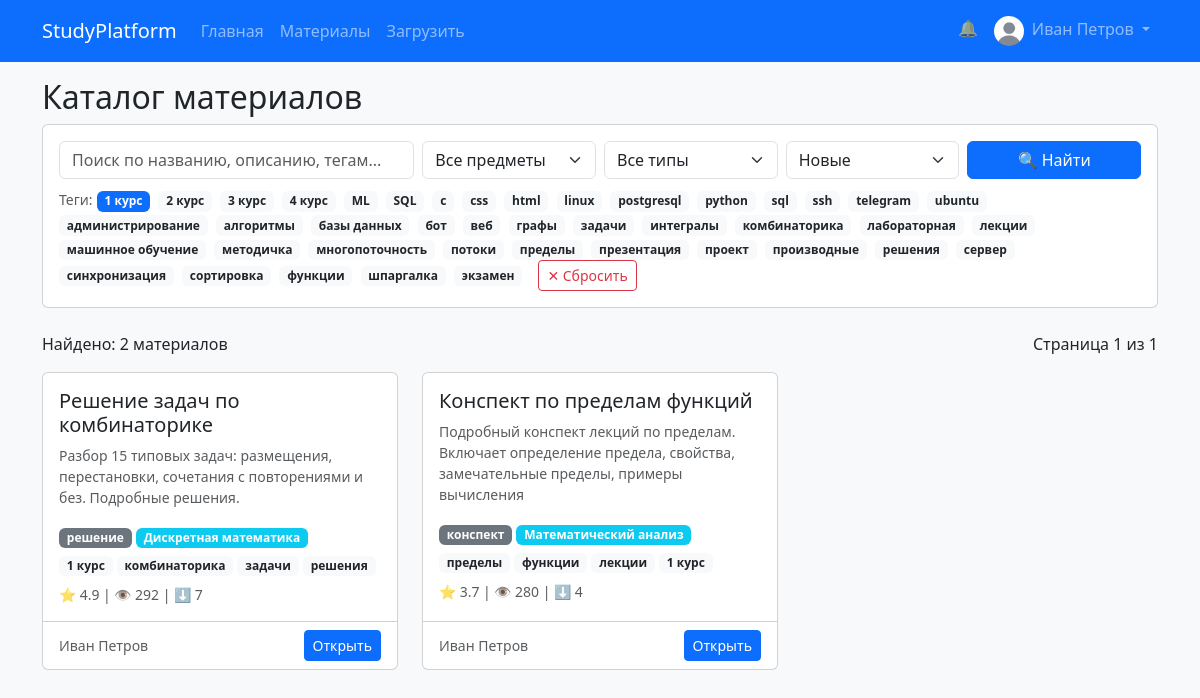
The page /materials/browse?tag=1+курс&q=&sort=date (signed in) on the database its author committed.
### app/models.py (models this page shows, shortened)
class User(UserMixin, db.Model):
    id = db.Column(db.Integer, primary_key=True)
    email = db.Column(db.String(100), unique=True, nullable=False)
    password_hash = db.Column(db.String(128))
    full_name = db.Column(db.String(100), nullable=False)
    avatar = db.Column(db.String(200), default='defaults_avatars/default.png')
    role = db.Column(db.String(20), default='student')  # student, teacher, admin
    faculty = db.Column(db.String(100), default='')
    course = db.Column(db.String(10), default='')
    bio = db.Column(db.Text, default='')
    rating = db.Column(db.Float, default=0.0)
    created_at = db.Column(db.DateTime, default=datetime.utcnow)
    materials = db.relationship('Material', backref='author', lazy='dynamic')
    ratings = db.relationship('Rating', backref='user', lazy='dynamic')
    comments = db.relationship('Comment', backref='user', lazy='dynamic')
    favorites = db.relationship('Favorite', backref='user', lazy='dynamic')
    def is_admin(self):
        return self.role == 'admin'

class Tag(db.Model):
    id = db.Column(db.Integer, primary_key=True)
    name = db.Column(db.String(50), unique=True, nullable=False)

class Material(db.Model):
    id = db.Column(db.Integer, primary_key=True)
    title = db.Column(db.String(200), nullable=False)
    description = db.Column(db.Text)
    type = db.Column(db.String(20))  # 'конспект', 'решение', 'видео', 'презентация'
    file_url = db.Column(db.String(300))  # ссылка или путь к файлу
    user_id = db.Column(db.Integer, db.ForeignKey('user.id'), nullable=False)
    subject_id = db.Column(db.Integer, db.ForeignKey('subject.id'))
    course_id = db.Column(db.Integer)  # или связь с курсом, пока просто число
    views = db.Column(db.Integer, default=0)
    downloads = db.Column(db.Integer, default=0)
    average_rating = db.Column(db.Float, default=0.0)
    created_at = db.Column(db.DateTime, default=datetime.utcnow)
    updated_at = db.Column(db.DateTime, default=datetime.utcnow, onupdate=datetime.utcnow)
    tags = db.relationship('Tag', secondary=material_tags, backref=db.backref('materials', lazy='dynamic'), lazy='dynamic')
    comments = db.relationship('Comment', backref='material', lazy='dynamic')
    ratings = db.relationship('Rating', backref='material', lazy='dynamic')
    favorites = db.relationship('Favorite', backref='material', lazy='dynamic')

class Subject(db.Model):
    id = db.Column(db.Integer, primary_key=True)
    name = db.Column(db.String(100), nullable=False)
    code = db.Column(db.String(20), unique=True)
    faculty = db.Column(db.String(100))
    description = db.Column(db.Text)
    materials = db.relationship('Material', backref='subject', lazy='dynamic')

### app/routes/materials.py (the view, shortened to what this page needs)
@materials_bp.route('/browse')
def browse():
    search = request.args.get('q', '')
    subject_filter = request.args.get('subject')
    type_filter = request.args.get('type')
    tag_filter = request.args.get('tag')
    sort = request.args.get('sort', 'date')
    page = request.args.get('page', 1, type=int)
    per_page = 9  # по 9 карточек на странице
    query = Material.query
    if subject_filter:
        query = query.filter(Material.subject.has(Subject.name == subject_filter))
    if type_filter:
        query = query.filter(Material.type == type_filter)
    if tag_filter:
        query = query.filter(Material.tags.any(Tag.name == tag_filter))
    if sort == 'rating':
        query = query.order_by(Material.average_rating.desc())
    elif sort == 'popular':
        query = query.order_by(Material.views.desc())
    elif sort == 'downloads':
        query = query.order_by(Material.downloads.desc())
    else:
        query = query.order_by(Material.created_at.desc())
    pagination = query.paginate(page=page, per_page=per_page, error_out=False)
    materials = pagination.items
    subjects = Subject.query.order_by(Subject.name).all()
    all_tags = Tag.query.order_by(Tag.name).all()
    return render_template('materials/browse.html',
                           materials=materials,
                           subjects=subjects,
                           all_tags=all_tags,
                           pagination=pagination,
                           current_subject=subject_filter,
                           current_type=type_filter,
                           tag_filter=tag_filter,
                           search=search,
                           sort=sort)

### app/templates/materials/browse.html (shortened to what this page needs)
{% extends 'base.html' %}
{% block content %}
<h2>Каталог материалов</h2>
<div class="card mb-4">
    <div class="card-body">
        <form method="GET" class="row g-2">
            <div class="col-md-4">
                <input class="form-control" name="q" value="{{ search }}" placeholder="Поиск по названию, описанию, тегам...">
            </div>
            <div class="col-md-2">
                <select class="form-select" name="subject">
                    <option value="">Все предметы</option>
                </select>
            </div>
            <div class="col-md-2">
                <select class="form-select" name="type">
                    <option value="">Все типы</option>
                </select>
            </div>
            <div class="col-md-2">
                <select class="form-select" name="sort">
                    <option value="date" {% if sort == 'date' %}selected{% endif %}>Новые</option>
                </select>
            </div>
            <div class="col-md-2">
                <button class="btn btn-primary w-100" type="submit">🔍 Найти</button>
            </div>
        </form>
        {% if all_tags %}
        <div class="mt-2">
            <small class="text-muted">Теги:</small>
            {% for tag in all_tags %}
                <a href="{{ url_for('materials.browse', tag=tag.name, q=search, subject=current_subject, type=current_type, sort=sort) }}"
                   class="badge {% if tag_filter == tag.name %}bg-primary{% else %}bg-light text-dark{% endif %} text-decoration-none me-1">
                    {{ tag.name }}
                </a>
            {% endfor %}
            {% if tag_filter or search or current_subject or current_type %}
                <a href="{{ url_for('materials.browse') }}" class="btn btn-sm btn-outline-danger ms-2">✕ Сбросить</a>
            {% endif %}
        </div>
        {% endif %}
    </div>
</div>
<div class="d-flex justify-content-between align-items-center mb-3">
    <span>Найдено: {{ pagination.total }} материалов</span>
    <span>Страница {{ pagination.page }} из {{ pagination.pages }}</span>
</div>
<div class="row">
    {% for material in materials %}
    <div class="col-md-4 mb-3">
        <div class="card h-100">
            <div class="card-body">
                <h5 class="card-title">{{ material.title }}</h5>
                <p class="card-text text-muted small">{{ material.description[:120] if material.description else 'Без описания' }}</p>
                <span class="badge bg-secondary">{{ material.type }}</span>
                <span class="badge bg-info">{{ material.subject.name if material.subject else '—' }}</span>
                {% if material.tags.count() > 0 %}
                <div class="mt-1">
                    {% for tag in material.tags %}
                        <a href="{{ url_for('materials.browse', tag=tag.name) }}" class="badge bg-light text-dark text-decoration-none">{{ tag.name }}</a>
                    {% endfor %}
                </div>
                {% endif %}
                <div class="mt-2 small text-muted">
                    ⭐ {{ '%.1f' % material.average_rating }} | 👁 {{ material.views }} | ⬇ {{ material.downloads }}
                </div>
            </div>
            <div class="card-footer bg-transparent">
                <div class="d-flex justify-content-between align-items-center">
                    <small class="text-muted">{{ material.author.full_name }}</small>
                    <a href="{{ url_for('materials.material_detail', id=material.id) }}" class="btn btn-sm btn-primary">Открыть</a>
                </div>
            </div>
        </div>
    </div>
    {% else %}
    <div class="col-12">
        <p class="text-center text-muted">Ничего не найдено. Попробуйте изменить параметры поиска.</p>
    </div>
    {% endfor %}
</div>
{% endblock %}

### app/templates/base.html (shortened to what this page needs)
<!DOCTYPE html>
<html lang="ru">
<head>
    <link href="https://cdn.jsdelivr.net/npm/bootstrap@5.3.0/dist/css/bootstrap.min.css" rel="stylesheet">
    <link rel="stylesheet" href="{{ url_for('static', filename='css/style.css') }}">
</head>
<body>
    <nav class="navbar navbar-expand-lg navbar-dark bg-primary">
        <div class="container">
            <a class="navbar-brand" href="{{ url_for('main.index') }}">StudyPlatform</a>
            <div class="collapse navbar-collapse" id="navbarNav">
                <ul class="navbar-nav me-auto">
                    <li class="nav-item">
                        <a class="nav-link" href="{{ url_for('main.index') }}">Главная</a>
                    </li>
                    <li class="nav-item">
                        <a class="nav-link" href="{{ url_for('materials.browse') }}">Материалы</a>
                    </li>
                    {% if current_user.is_authenticated %}
                    <li class="nav-item">
                        <a class="nav-link" href="{{ url_for('materials.upload') }}">Загрузить</a>
                    </li>
                    {% endif %}
                </ul>
                <ul class="navbar-nav">
                    {% if current_user.is_authenticated %}
                    <li class="nav-item">
                        <a class="nav-link position-relative" href="{{ url_for('notifications.list_notifications') }}">
                            🔔
                        </a>
                    </li>
                    <li class="nav-item dropdown">
                        <a class="nav-link dropdown-toggle" href="#" role="button" data-bs-toggle="dropdown">
                            {% set avatar_url = url_for('static', filename='uploads/' + current_user.avatar) if current_user.avatar else 'https://via.placeholder.com/30' %}
                            <img src="{{ avatar_url }}" class="rounded-circle me-1" width="30" height="30" style="object-fit: cover;" onerror="this.src='https://via.placeholder.com/30'">
                            {{ current_user.full_name }}
                        </a>
                    </li>
                    {% endif %}
                </ul>
            </div>
        </div>
    </nav>
    <div class="container mt-3">
        {% block content %}{% endblock %}
    </div>
</body>
</html>

### static/css/style.css (style rules this page uses)
body { background-color: #f8f9fa; }
.card { transition: transform 0.2s; }
.rounded-circle { object-fit: cover; }

### rows shown on the page
User: full_name "Иван Петров"
Tag: name "1 курс"
Tag: name "2 курс"
Tag: name "3 курс"
Tag: name "4 курс"
Tag: name "ML"
Tag: name "SQL"
Tag: name "c"
Tag: name "css"
Tag: name "html"
Tag: name "linux"
Tag: name "postgresql"
Tag: name "python"
Tag: name "sql"
Tag: name "ssh"
Tag: name "telegram"
Tag: name "ubuntu"
Tag: name "администрирование"
Tag: name "алгоритмы"
Tag: name "базы данных"
Tag: name "бот"
Tag: name "веб"
Tag: name "графы"
Tag: name "задачи"
Tag: name "интегралы"
Tag: name "комбинаторика"
Tag: name "лабораторная"
Tag: name "лекции"
Tag: name "машинное обучение"
Tag: name "методичка"
Tag: name "многопоточность"
Tag: name "потоки"
Tag: name "пределы"
Tag: name "презентация"
Tag: name "проект"
Tag: name "производные"
Tag: name "решения"
Tag: name "сервер"
Tag: name "синхронизация"
Tag: name "сортировка"
Tag: name "функции"
Tag: name "шпаргалка"
Tag: name "экзамен"
Material: title "Решение задач по комбинаторике", description "Разбор 15 типовых задач: размещения, перестановки, сочетания с повторениями и без. Подробные решения.", type "решение", subject "Дискретная математика", average_rating "4.9", views "292", downloads "7", author.full_name "Иван Петров"
Material: title "Конспект по пределам функций", description "Подробный конспект лекций по пределам. Включает определение предела, свойства, замечательные пределы, примеры вычисления", type "конспект", subject "Математический анализ", average_rating "3.7", views "280", downloads "4", author.full_name "Иван Петров"

### other values the page prints
{{ pagination.total }} "2"
{{ pagination.page }} "1"
{{ pagination.pages }} "1"
